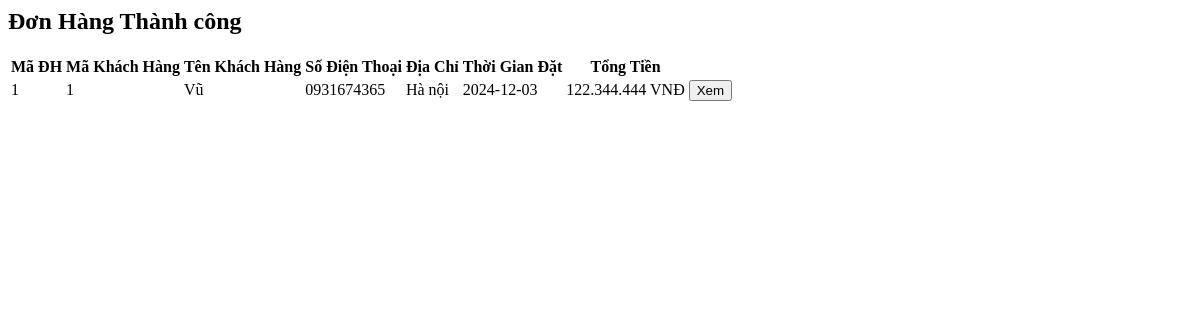
The page /admin/module/main/qldh/dhthanhcong.php on the database as committed earlier.
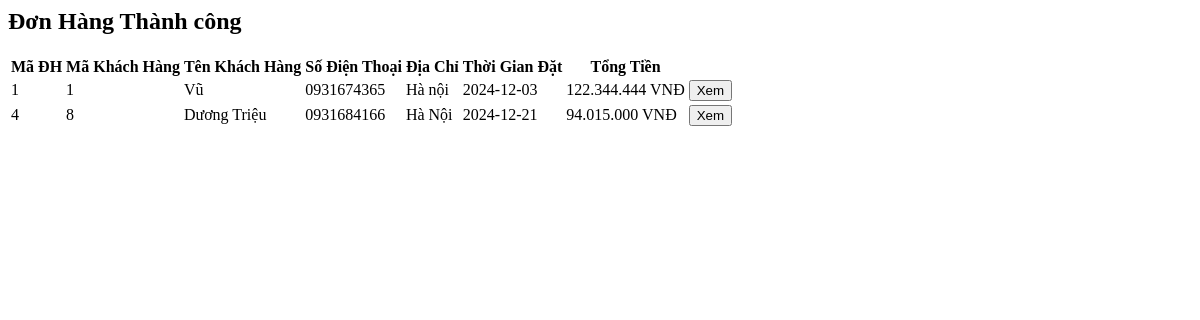
The same page on the database as committed later.
### tables this page shows
CREATE TABLE `donhang` (
  `MaDH` int(11) NOT NULL,
  `MaKH` int(11) DEFAULT NULL,
  `NgayDat` date DEFAULT NULL,
  `TenNguoiNhan` varchar(100) DEFAULT NULL,
  `SDT` varchar(15) DEFAULT NULL,
  `DiaCHiGiaoHang` varchar(255) DEFAULT NULL,
  `NgayGiaoHang` date DEFAULT NULL,
  `GiaTriDH` double DEFAULT NULL,
  `PhiVanChuyen` double DEFAULT NULL,
  `KhuyenMai` double DEFAULT NULL,
  `TongTien` double DEFAULT NULL,
  `TrangThai` enum('0','1','2') DEFAULT '0'
);

CREATE TABLE `khachhang` (
  `MaKH` int(11) NOT NULL,
  `TenKH` varchar(100) NOT NULL,
  `DiaChi` varchar(255) DEFAULT NULL,
  `SoDienThoai` varchar(15) DEFAULT NULL,
  `GioiTinh` char(1) DEFAULT NULL,
  `MatKhau` varchar(255) DEFAULT NULL,
  `MaGioHang` int(11) DEFAULT NULL
);

### admin/module/main/qldh/dhthanhcong.php (the view, shortened to what this page needs)
<h2 class="status-title">Đơn Hàng Thành công</h2>
    <table>
        <thead>
            <tr>
                <th>Mã ĐH</th>
                <th>Mã Khách Hàng</th>
                <th>Tên Khách Hàng</th>
                <th>Số Điện Thoại</th>
                <th>Địa Chỉ</th>
                <th>Thời Gian Đặt</th>
                <th>Tổng Tiền</th>
            </tr>
        </thead>
        <tbody>
            <?php
                $sql = "SELECT * FROM donhang JOIN khachhang ON donhang.MaKH = khachhang.MaKH WHERE trangthai = '1'";
                $resuilt = mysqli_query($mysqli, $sql);
                if ($resuilt && mysqli_num_rows($resuilt) > 0) {
                    while ($row = mysqli_fetch_assoc($resuilt)) {
            ?>
            <tr>
            <td><?php echo $row['MaDH']; ?></td>
                    <td><?php echo $row['MaKH']; ?></td>
                    <td><?php echo $row['TenKH']; ?></td>
                    <td><?php echo $row['SDT']; ?></td>
                    <td><?php echo $row['DiaCHiGiaoHang']; ?></td>
                    <td><?php echo $row['NgayDat']; ?></td>
                    <td><?php echo number_format($row['TongTien'], 0, ',', '.'); ?> VNĐ</td>
                    <td><form method="POST" style="display: inline;">
                            <button type="submit" name="Xem" value="<?php echo $row['MaDH']; ?>" class="btn xem-btn">Xem</button>
                        </form></td>
            </tr>
            <?php }}?>
        </tbody>
    </table>

Rows that differ between the two databases and show on the page:
added donhang: MaDH "4", MaKH.MaKH "8", MaKH.TenKH "Dương Triệu", SDT "0931684166", DiaCHiGiaoHang "Hà Nội", NgayDat "2024-12-21", TongTien "94.015.000"
